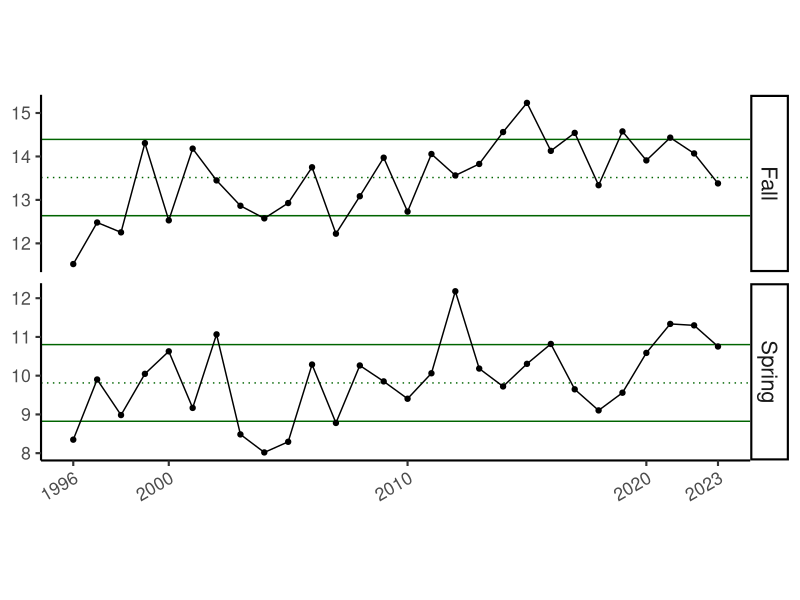

Source code (R): (Note: this script raises an error after producing the figure.)
### Project name: Longfin ESP Report Card
### Code purpose: Create and plot bottom temperature indicator

### Author: Stephanie Owen
### Date started: 4/10/25

### Code reviewer:
### Date reviewed:

# Libraries & functions ----
`%>%` <- magrittr::`%>%`

# Data ----
bottomT <- read.csv(here::here("inputs/GLORYS_monthly_BottomT_ECOMON6_1993_2024.csv"))

# Analyses ----

## Filter area to MAB and SNE, months to Apr-Jun and Oct-Dec ----
bottomT_subset <- bottomT %>%
  dplyr::filter(area %in% c('MIDDLE_ATLANTIC_BIGHT','SOUTHERN_NEW_ENGLAND'))  %>%
  dplyr::filter(month %in% c('April','May','June','October','November','December')) %>%
  dplyr::filter(statistic == 'mean')

## Create 'Spring' and 'Fall' seasons ----

bottomT_season <- bottomT_subset %>%
  dplyr::mutate(season = dplyr::case_when(month %in% c("April","May","June") ~ "Spring",
                                          month %in% c("October","November","December") ~ "Fall")) %>%
  dplyr::select(-month)

## Group by year+season, calculate mean for each season per year ----

temp_indicator <- bottomT_season %>%
  dplyr::group_by(year, season) %>%
  dplyr::mutate(mean = mean(value)) %>%
  dplyr::select(-c(area,statistic,value)) %>%
  dplyr::rename(DATA_VALUE = mean,
                INDICATOR_NAME = var.name,
                YEAR = year) %>%
  dplyr::distinct()

## Plot facet by season ----

plt_bt <- function(data) {
  plt <- data |>
    dplyr::group_by(INDICATOR_NAME, season) |>
    dplyr::mutate(mean = mean(DATA_VALUE, na.rm = TRUE),
                  sd = sd(DATA_VALUE, na.rm = TRUE)) |>
    ggplot2::ggplot(ggplot2::aes(x = YEAR,
                                 y = DATA_VALUE
    )) +
    ggplot2::geom_hline(ggplot2::aes(
      yintercept = .data$mean + .data$sd
    ),
    color = "darkgreen",
    linetype = "solid"
    ) +
    ggplot2::geom_hline(ggplot2::aes(
      yintercept = .data$mean - .data$sd
    ),
    color = "darkgreen",
    linetype = "solid"
    ) +
    ggplot2::geom_hline(ggplot2::aes(
      yintercept = .data$mean
    ),
    color = "darkgreen",
    linetype = "dotted"
    ) +
    ggplot2::geom_point() +
    ggplot2::geom_path() +
    # ggplot2::xlim(c(1989, 2024)) +
    ggplot2::scale_x_continuous(breaks = c(1996, 2000, 2010, 2020, 2023),
                                limits = c(1996, 2023)) +
    ggplot2::scale_y_continuous(labels = scales::comma) +
    ggplot2::theme_classic(base_size = 16) +
    ggplot2::theme(strip.text = ggplot2::element_text(size = 16),
                   axis.title = ggplot2::element_blank(),
                   axis.text.x = ggplot2::element_text(angle = 30,
                                                       hjust = 1),
                   aspect.ratio = 1/4) +
    ggplot2::facet_grid('season', scales = "free_y")
  
  return(plt)
}

plt_bt(temp_indicator)

all_indicators <- dplyr::bind_rows(
  temp_indicator)

for(i in unique(all_indicators$INDICATOR_NAME)) {
  this_dat <- all_indicators |>
    dplyr::filter(INDICATOR_NAME == i) |>
    dplyr::arrange(YEAR)
  
  fname <- here::here("images", paste0(i, "_", Sys.Date(), ".png"))
  if(max(this_dat$DATA_VALUE, na.rm = TRUE) > 10^6) {
    this_dat <- this_dat |>
      dplyr::mutate(DATA_VALUE = ifelse(!is.na(DATA_VALUE), DATA_VALUE/10^6, DATA_VALUE),
                    INDICATOR_NAME = paste(INDICATOR_NAME, "millions"))
    fname <-  here::here("images", paste0(i, "_millions_", Sys.Date(), ".png"))
  }
  
  print(fname)
  fig <- plt_bt(this_dat)
  
  ggplot2::ggsave(fname,
                  width = 8,
                  height = 4)
  
}
